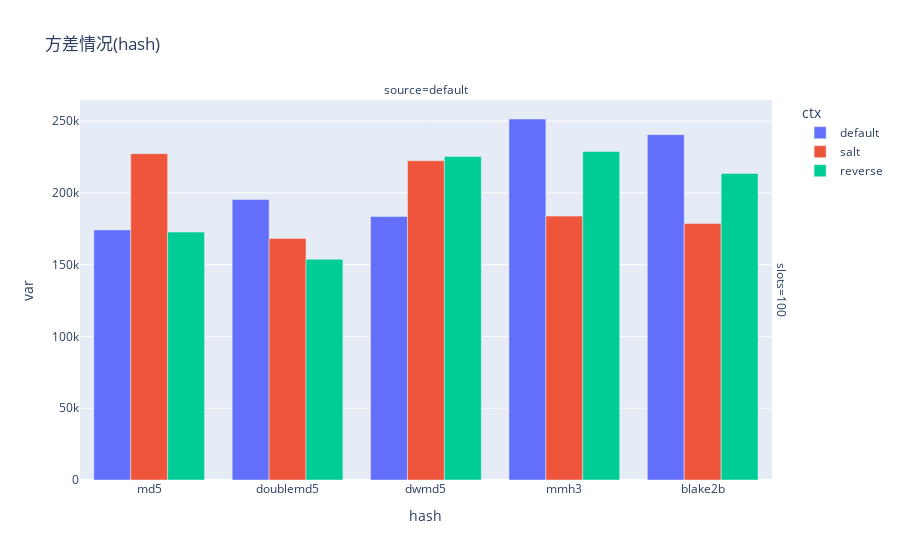
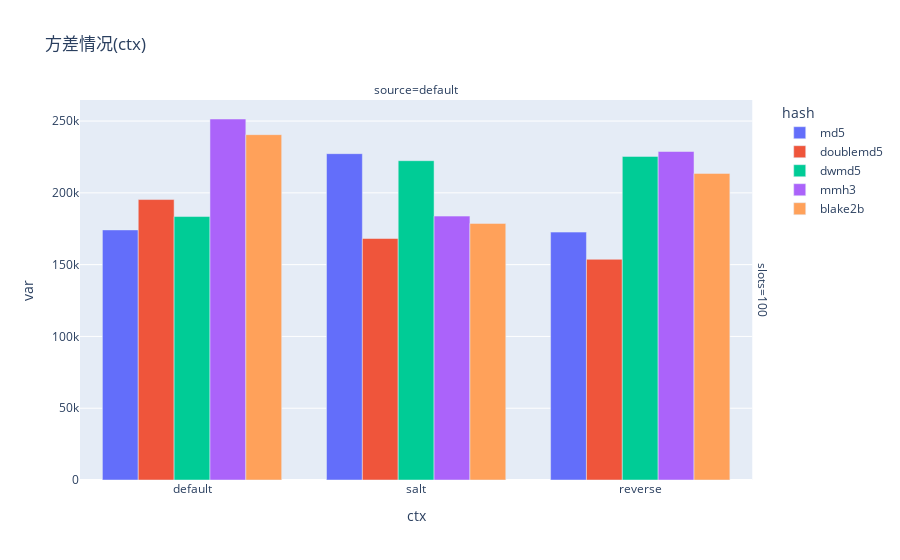
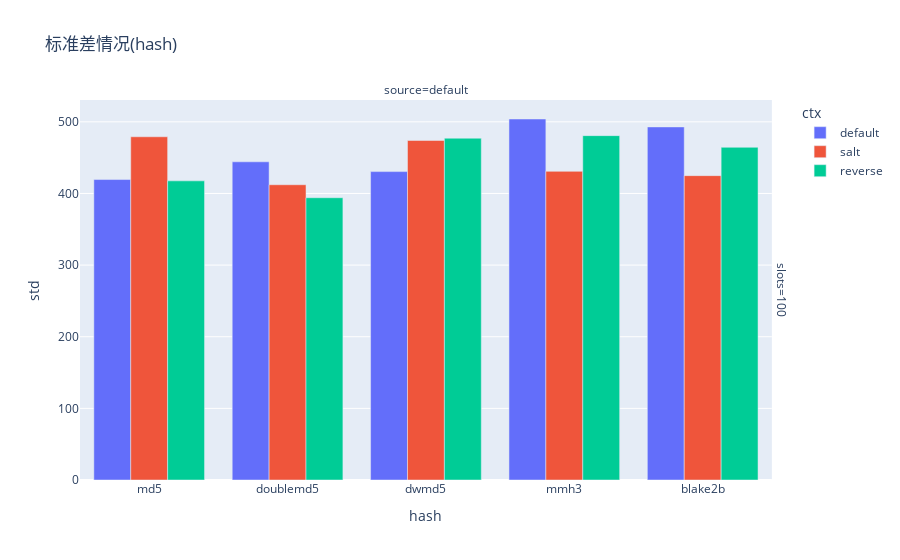
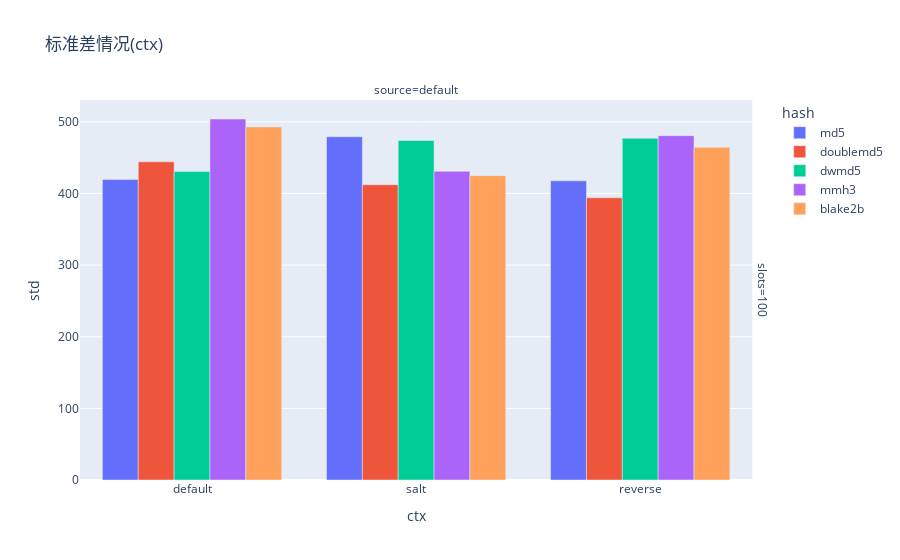

The notebook cell saved with these charts, in order:
### Code cell
import plotly.express as px

class Benchmark:

    def __init__(self):
        self.current = []
        self.hash_funcs = {}
        self.mod_funcs = {}
        self.ctx_funcs = {}
        self.sources = {}
        self.size = 20000000

    def load(self, sources, hash_fs, mod_fs, ctx_fs):
        self.sources = sources
        self.hash_funcs = hash_fs
        self.mod_funcs = mod_fs
        self.ctx_funcs = ctx_fs
        self.slots = [100]

    def simulate(self):
        report_table = {
            "source":[],
            "hash":[],
            "ctx":[],
            "mod":[],
            "slots":[]
        }

        for source_name, source_func in source_map.items():
            df = pd.DataFrame({"id":source_func(self.size)})

            for ctx_name, ctx_f in self.ctx_funcs.items():
                for mod_name, mod_f in self.mod_funcs.items():
                    for hash_name, hash_f in self.hash_funcs.items():
                        for slots in self.slots:
                            df["bucket"]= df["id"].parallel_apply(ctx_f).parallel_apply(hash_f).parallel_apply(mod_f(slots))
                            # 统计桶中的用户数量
                            report_table["source"].append(source_name)
                            report_table["ctx"].append(ctx_name)
                            report_table["mod"].append(mod_name)
                            report_table["hash"].append(hash_name)
                            report_table["slots"].append(slots)
                            bcount = df.groupby("bucket").count()["id"]

                            # 自定义的指标们
                            for metrics_name,mfunc in metrics_map.items():
                                if metrics_name not in report_table: report_table[metrics_name] = []
                                report_table[metrics_name].append(mfunc(bcount))
                
            self.report_table = report_table

    def report(self):
        df = pd.DataFrame(self.report_table)
        df.to_csv("report.csv")

    def getResult(self):
        return pd.DataFrame(self.report_table)

    def showReport(self):
        df = self.getResult()

        fig = px.bar(df,x = "hash", y = "var", color="ctx", barmode="group",facet_row= "slots", facet_col="source",title="方差情况(hash)")
        fig.show()

        fig = px.bar(df,x = "ctx", y = "var", color="hash", barmode="group",facet_row= "slots", facet_col="source",title="方差情况(ctx)")
        fig.show()
        
        fig = px.bar(df,x = "hash", y = "std", color="ctx", barmode="group",facet_row= "slots", facet_col="source",title="标准差情况(hash)")
        fig.show()

        fig = px.bar(df,x = "ctx", y = "std", color="hash", barmode="group",facet_row= "slots", facet_col="source",title="标准差情况(ctx)")
        fig.show()

        fig = px.bar(df,x = "hash", y = "max-min", color="ctx", barmode="group",facet_row= "slots", facet_col="source",title="max-min情况(hash)")
        fig.show()

        fig = px.bar(df,x = "ctx", y = "max-min", color="hash", barmode="group",facet_row= "slots", facet_col="source",title="max-min情况(ctx)")
        fig.show()



# 运行测试和报告
m = Benchmark()
m.load(source_map, hash_func_map, mod_func_map, ctx_func_map)
m.simulate()
m.report()
m.showReport()

### Figure 1 — Plotly figure (JSON) as saved in the notebook; plotly's stock layout.template omitted (floating-point values rounded to 4 significant figures)
{"data": [{"alignmentgroup": "True", "hovertemplate": "ctx=default<br>slots=100<br>source=default<br>hash=%{x}<br>var=%{y}<extra></extra>", "legendgroup": "default", "marker": {"color": "#636efa", "pattern": {"shape": ""}}, "name": "default", "offsetgroup": "default", "orientation": "v", "showlegend": true, "textposition": "auto", "type": "bar", "x": ["md5", "doublemd5", "dwmd5", "mmh3", "blake2b"], "xaxis": "x", "y": [174200.0, 195300.0, 183500.0, 251400.0, 240500.0], "yaxis": "y"}, {"alignmentgroup": "True", "hovertemplate": "ctx=salt<br>slots=100<br>source=default<br>hash=%{x}<br>var=%{y}<extra></extra>", "legendgroup": "salt", "marker": {"color": "#EF553B", "pattern": {"shape": ""}}, "name": "salt", "offsetgroup": "salt", "orientation": "v", "showlegend": true, "textposition": "auto", "type": "bar", "x": ["md5", "doublemd5", "dwmd5", "mmh3", "blake2b"], "xaxis": "x", "y": [227300.0, 168200.0, 222400.0, 183800.0, 178700.0], "yaxis": "y"}, {"alignmentgroup": "True", "hovertemplate": "ctx=reverse<br>slots=100<br>source=default<br>hash=%{x}<br>var=%{y}<extra></extra>", "legendgroup": "reverse", "marker": {"color": "#00cc96", "pattern": {"shape": ""}}, "name": "reverse", "offsetgroup": "reverse", "orientation": "v", "showlegend": true, "textposition": "auto", "type": "bar", "x": ["md5", "doublemd5", "dwmd5", "mmh3", "blake2b"], "xaxis": "x", "y": [172700.0, 153700.0, 225400.0, 228800.0, 213600.0], "yaxis": "y"}], "layout": {"annotations": [{"font": {}, "showarrow": false, "text": "source=default", "x": 0.49, "xanchor": "center", "xref": "paper", "y": 1, "yanchor": "bottom", "yref": "paper"}, {"font": {}, "showarrow": false, "text": "slots=100", "textangle": 90, "x": 0.98, "xanchor": "left", "xref": "paper", "y": 0.5, "yanchor": "middle", "yref": "paper"}], "barmode": "group", "legend": {"title": {"text": "ctx"}, "tracegroupgap": 0}, "title": {"text": "方差情况(hash)"}, "xaxis": {"anchor": "y", "domain": [0, 0.98], "title": {"text": "hash"}}, "yaxis": {"anchor": "x", "domain": [0, 1], "title": {"text": "var"}}}}

### Figure 2 — Plotly figure (JSON) as saved in the notebook; plotly's stock layout.template omitted (floating-point values rounded to 4 significant figures)
{"data": [{"alignmentgroup": "True", "hovertemplate": "hash=md5<br>slots=100<br>source=default<br>ctx=%{x}<br>var=%{y}<extra></extra>", "legendgroup": "md5", "marker": {"color": "#636efa", "pattern": {"shape": ""}}, "name": "md5", "offsetgroup": "md5", "orientation": "v", "showlegend": true, "textposition": "auto", "type": "bar", "x": ["default", "salt", "reverse"], "xaxis": "x", "y": [174200.0, 227300.0, 172700.0], "yaxis": "y"}, {"alignmentgroup": "True", "hovertemplate": "hash=doublemd5<br>slots=100<br>source=default<br>ctx=%{x}<br>var=%{y}<extra></extra>", "legendgroup": "doublemd5", "marker": {"color": "#EF553B", "pattern": {"shape": ""}}, "name": "doublemd5", "offsetgroup": "doublemd5", "orientation": "v", "showlegend": true, "textposition": "auto", "type": "bar", "x": ["default", "salt", "reverse"], "xaxis": "x", "y": [195300.0, 168200.0, 153700.0], "yaxis": "y"}, {"alignmentgroup": "True", "hovertemplate": "hash=dwmd5<br>slots=100<br>source=default<br>ctx=%{x}<br>var=%{y}<extra></extra>", "legendgroup": "dwmd5", "marker": {"color": "#00cc96", "pattern": {"shape": ""}}, "name": "dwmd5", "offsetgroup": "dwmd5", "orientation": "v", "showlegend": true, "textposition": "auto", "type": "bar", "x": ["default", "salt", "reverse"], "xaxis": "x", "y": [183500.0, 222400.0, 225400.0], "yaxis": "y"}, {"alignmentgroup": "True", "hovertemplate": "hash=mmh3<br>slots=100<br>source=default<br>ctx=%{x}<br>var=%{y}<extra></extra>", "legendgroup": "mmh3", "marker": {"color": "#ab63fa", "pattern": {"shape": ""}}, "name": "mmh3", "offsetgroup": "mmh3", "orientation": "v", "showlegend": true, "textposition": "auto", "type": "bar", "x": ["default", "salt", "reverse"], "xaxis": "x", "y": [251400.0, 183800.0, 228800.0], "yaxis": "y"}, {"alignmentgroup": "True", "hovertemplate": "hash=blake2b<br>slots=100<br>source=default<br>ctx=%{x}<br>var=%{y}<extra></extra>", "legendgroup": "blake2b", "marker": {"color": "#FFA15A", "pattern": {"shape": ""}}, "name": "blake2b", "offsetgroup": "blake2b", "orientation": "v", "showlegend": true, "textposition": "auto", "type": "bar", "x": ["default", "salt", "reverse"], "xaxis": "x", "y": [240500.0, 178700.0, 213600.0], "yaxis": "y"}], "layout": {"annotations": [{"font": {}, "showarrow": false, "text": "source=default", "x": 0.49, "xanchor": "center", "xref": "paper", "y": 1, "yanchor": "bottom", "yref": "paper"}, {"font": {}, "showarrow": false, "text": "slots=100", "textangle": 90, "x": 0.98, "xanchor": "left", "xref": "paper", "y": 0.5, "yanchor": "middle", "yref": "paper"}], "barmode": "group", "legend": {"title": {"text": "hash"}, "tracegroupgap": 0}, "title": {"text": "方差情况(ctx)"}, "xaxis": {"anchor": "y", "domain": [0, 0.98], "title": {"text": "ctx"}}, "yaxis": {"anchor": "x", "domain": [0, 1], "title": {"text": "var"}}}}

### Figure 3 — Plotly figure (JSON) as saved in the notebook; plotly's stock layout.template omitted (floating-point values rounded to 4 significant figures)
{"data": [{"alignmentgroup": "True", "hovertemplate": "ctx=default<br>slots=100<br>source=default<br>hash=%{x}<br>std=%{y}<extra></extra>", "legendgroup": "default", "marker": {"color": "#636efa", "pattern": {"shape": ""}}, "name": "default", "offsetgroup": "default", "orientation": "v", "showlegend": true, "textposition": "auto", "type": "bar", "x": ["md5", "doublemd5", "dwmd5", "mmh3", "blake2b"], "xaxis": "x", "y": [419.5, 444.2, 430.5, 504.0, 492.9], "yaxis": "y"}, {"alignmentgroup": "True", "hovertemplate": "ctx=salt<br>slots=100<br>source=default<br>hash=%{x}<br>std=%{y}<extra></extra>", "legendgroup": "salt", "marker": {"color": "#EF553B", "pattern": {"shape": ""}}, "name": "salt", "offsetgroup": "salt", "orientation": "v", "showlegend": true, "textposition": "auto", "type": "bar", "x": ["md5", "doublemd5", "dwmd5", "mmh3", "blake2b"], "xaxis": "x", "y": [479.2, 412.2, 474.0, 430.9, 424.9], "yaxis": "y"}, {"alignmentgroup": "True", "hovertemplate": "ctx=reverse<br>slots=100<br>source=default<br>hash=%{x}<br>std=%{y}<extra></extra>", "legendgroup": "reverse", "marker": {"color": "#00cc96", "pattern": {"shape": ""}}, "name": "reverse", "offsetgroup": "reverse", "orientation": "v", "showlegend": true, "textposition": "auto", "type": "bar", "x": ["md5", "doublemd5", "dwmd5", "mmh3", "blake2b"], "xaxis": "x", "y": [417.6, 394.0, 477.2, 480.7, 464.5], "yaxis": "y"}], "layout": {"annotations": [{"font": {}, "showarrow": false, "text": "source=default", "x": 0.49, "xanchor": "center", "xref": "paper", "y": 1, "yanchor": "bottom", "yref": "paper"}, {"font": {}, "showarrow": false, "text": "slots=100", "textangle": 90, "x": 0.98, "xanchor": "left", "xref": "paper", "y": 0.5, "yanchor": "middle", "yref": "paper"}], "barmode": "group", "legend": {"title": {"text": "ctx"}, "tracegroupgap": 0}, "title": {"text": "标准差情况(hash)"}, "xaxis": {"anchor": "y", "domain": [0, 0.98], "title": {"text": "hash"}}, "yaxis": {"anchor": "x", "domain": [0, 1], "title": {"text": "std"}}}}

### Figure 4 — Plotly figure (JSON) as saved in the notebook; plotly's stock layout.template omitted (floating-point values rounded to 4 significant figures)
{"data": [{"alignmentgroup": "True", "hovertemplate": "hash=md5<br>slots=100<br>source=default<br>ctx=%{x}<br>std=%{y}<extra></extra>", "legendgroup": "md5", "marker": {"color": "#636efa", "pattern": {"shape": ""}}, "name": "md5", "offsetgroup": "md5", "orientation": "v", "showlegend": true, "textposition": "auto", "type": "bar", "x": ["default", "salt", "reverse"], "xaxis": "x", "y": [419.5, 479.2, 417.6], "yaxis": "y"}, {"alignmentgroup": "True", "hovertemplate": "hash=doublemd5<br>slots=100<br>source=default<br>ctx=%{x}<br>std=%{y}<extra></extra>", "legendgroup": "doublemd5", "marker": {"color": "#EF553B", "pattern": {"shape": ""}}, "name": "doublemd5", "offsetgroup": "doublemd5", "orientation": "v", "showlegend": true, "textposition": "auto", "type": "bar", "x": ["default", "salt", "reverse"], "xaxis": "x", "y": [444.2, 412.2, 394.0], "yaxis": "y"}, {"alignmentgroup": "True", "hovertemplate": "hash=dwmd5<br>slots=100<br>source=default<br>ctx=%{x}<br>std=%{y}<extra></extra>", "legendgroup": "dwmd5", "marker": {"color": "#00cc96", "pattern": {"shape": ""}}, "name": "dwmd5", "offsetgroup": "dwmd5", "orientation": "v", "showlegend": true, "textposition": "auto", "type": "bar", "x": ["default", "salt", "reverse"], "xaxis": "x", "y": [430.5, 474.0, 477.2], "yaxis": "y"}, {"alignmentgroup": "True", "hovertemplate": "hash=mmh3<br>slots=100<br>source=default<br>ctx=%{x}<br>std=%{y}<extra></extra>", "legendgroup": "mmh3", "marker": {"color": "#ab63fa", "pattern": {"shape": ""}}, "name": "mmh3", "offsetgroup": "mmh3", "orientation": "v", "showlegend": true, "textposition": "auto", "type": "bar", "x": ["default", "salt", "reverse"], "xaxis": "x", "y": [504.0, 430.9, 480.7], "yaxis": "y"}, {"alignmentgroup": "True", "hovertemplate": "hash=blake2b<br>slots=100<br>source=default<br>ctx=%{x}<br>std=%{y}<extra></extra>", "legendgroup": "blake2b", "marker": {"color": "#FFA15A", "pattern": {"shape": ""}}, "name": "blake2b", "offsetgroup": "blake2b", "orientation": "v", "showlegend": true, "textposition": "auto", "type": "bar", "x": ["default", "salt", "reverse"], "xaxis": "x", "y": [492.9, 424.9, 464.5], "yaxis": "y"}], "layout": {"annotations": [{"font": {}, "showarrow": false, "text": "source=default", "x": 0.49, "xanchor": "center", "xref": "paper", "y": 1, "yanchor": "bottom", "yref": "paper"}, {"font": {}, "showarrow": false, "text": "slots=100", "textangle": 90, "x": 0.98, "xanchor": "left", "xref": "paper", "y": 0.5, "yanchor": "middle", "yref": "paper"}], "barmode": "group", "legend": {"title": {"text": "hash"}, "tracegroupgap": 0}, "title": {"text": "标准差情况(ctx)"}, "xaxis": {"anchor": "y", "domain": [0, 0.98], "title": {"text": "ctx"}}, "yaxis": {"anchor": "x", "domain": [0, 1], "title": {"text": "std"}}}}
